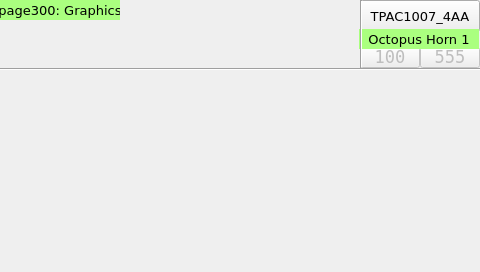
<?xml version="1.0" encoding="UTF-8"?>
<ui version="4.0">
 <class>page300</class>
 <widget class="QWidget" name="page300">
  <property name="geometry">
   <rect>
    <x>0</x>
    <y>0</y>
    <width>480</width>
    <height>272</height>
   </rect>
  </property>
  <property name="minimumSize">
   <size>
    <width>480</width>
    <height>272</height>
   </size>
  </property>
  <property name="maximumSize">
   <size>
    <width>480</width>
    <height>272</height>
   </size>
  </property>
  <property name="windowTitle">
   <string>page300</string>
  </property>
  <property name="styleSheet">
   <string notr="true">QWidget#page300
{
}</string>
  </property>
  <widget class="ATCMbutton" name="atcmButton_5">
   <property name="geometry">
    <rect>
     <x>360</x>
     <y>0</y>
     <width>120</width>
     <height>32</height>
    </rect>
   </property>
   <property name="font">
    <font>
     <family>DejaVu Sans</family>
     <pointsize>10</pointsize>
     <weight>50</weight>
     <bold>false</bold>
    </font>
   </property>
   <property name="toolTip">
    <string/>
   </property>
   <property name="whatsThis">
    <string>ATCMbutton widget</string>
   </property>
   <property name="pageName">
    <string>menu</string>
   </property>
   <property name="statusvar">
    <string/>
   </property>
   <property name="viewStatus">
    <bool>false</bool>
   </property>
   <property name="refresh">
    <number>200</number>
   </property>
   <property name="visibilityVar">
    <string/>
   </property>
   <property name="bgColor">
    <color>
     <red>85</red>
     <green>255</green>
     <blue>255</blue>
    </color>
   </property>
   <property name="borderColor">
    <color>
     <red>220</red>
     <green>220</green>
     <blue>220</blue>
    </color>
   </property>
   <property name="text">
    <string>TPAC1007_4AA</string>
   </property>
   <property name="pressText">
    <string>TPAC1007_4AA</string>
   </property>
   <property name="borderWidth">
    <number>2</number>
   </property>
   <property name="borderRadius">
    <number>0</number>
   </property>
   <property name="apparence">
    <enum>QFrame::Raised</enum>
   </property>
  </widget>
  <widget class="Line" name="line">
   <property name="geometry">
    <rect>
     <x>0</x>
     <y>68</y>
     <width>481</width>
     <height>3</height>
    </rect>
   </property>
   <property name="orientation">
    <enum>Qt::Horizontal</enum>
   </property>
  </widget>
  <widget class="ATCMlabel" name="atcmLabel_6">
   <property name="enabled">
    <bool>false</bool>
   </property>
   <property name="geometry">
    <rect>
     <x>360</x>
     <y>47</y>
     <width>60</width>
     <height>21</height>
    </rect>
   </property>
   <property name="font">
    <font>
     <family>DejaVu Sans Mono</family>
     <pointsize>13</pointsize>
     <weight>50</weight>
     <bold>false</bold>
    </font>
   </property>
   <property name="text">
    <string>100</string>
   </property>
   <property name="toolTip">
    <string>PLC_FWrevision</string>
   </property>
   <property name="whatsThis">
    <string>ATCMlabel widget</string>
   </property>
   <property name="variable">
    <string>PLC_FWrevision</string>
   </property>
   <property name="refresh">
    <number>200</number>
   </property>
   <property name="max">
    <string>0</string>
   </property>
   <property name="min">
    <string>0</string>
   </property>
   <property name="viewStatus">
    <bool>false</bool>
   </property>
   <property name="visibilityVar">
    <string/>
   </property>
   <property name="bgColor">
    <color>
     <red>255</red>
     <green>255</green>
     <blue>127</blue>
    </color>
   </property>
   <property name="fontColor">
    <color>
     <red>0</red>
     <green>0</green>
     <blue>0</blue>
    </color>
   </property>
   <property name="borderWidth">
    <number>0</number>
   </property>
   <property name="borderRadius">
    <number>0</number>
   </property>
  </widget>
  <widget class="ATCMlabel" name="atcmLabel_7">
   <property name="enabled">
    <bool>false</bool>
   </property>
   <property name="geometry">
    <rect>
     <x>420</x>
     <y>47</y>
     <width>60</width>
     <height>21</height>
    </rect>
   </property>
   <property name="font">
    <font>
     <family>DejaVu Sans Mono</family>
     <pointsize>13</pointsize>
    </font>
   </property>
   <property name="text">
    <string>555</string>
   </property>
   <property name="toolTip">
    <string>PLC_HWconfig</string>
   </property>
   <property name="whatsThis">
    <string>ATCMlabel widget</string>
   </property>
   <property name="variable">
    <string>PLC_HWconfig</string>
   </property>
   <property name="refresh">
    <number>200</number>
   </property>
   <property name="max">
    <string>0</string>
   </property>
   <property name="min">
    <string>0</string>
   </property>
   <property name="viewStatus">
    <bool>false</bool>
   </property>
   <property name="visibilityVar">
    <string/>
   </property>
   <property name="bgColor">
    <color>
     <red>255</red>
     <green>255</green>
     <blue>127</blue>
    </color>
   </property>
   <property name="fontColor">
    <color>
     <red>0</red>
     <green>0</green>
     <blue>0</blue>
    </color>
   </property>
   <property name="borderWidth">
    <number>0</number>
   </property>
   <property name="borderRadius">
    <number>0</number>
   </property>
   <property name="format">
    <enum>ATCMlabel::Hex</enum>
   </property>
  </widget>
  <widget class="QLabel" name="label_18">
   <property name="geometry">
    <rect>
     <x>359</x>
     <y>29</y>
     <width>120</width>
     <height>20</height>
    </rect>
   </property>
   <property name="font">
    <font>
     <family>DejaVu Sans</family>
     <pointsize>10</pointsize>
    </font>
   </property>
   <property name="styleSheet">
    <string notr="true">background-color: rgb(170, 255, 127);</string>
   </property>
   <property name="text">
    <string>Octopus Horn 1</string>
   </property>
   <property name="alignment">
    <set>Qt::AlignCenter</set>
   </property>
  </widget>
  <widget class="Line" name="line_11">
   <property name="geometry">
    <rect>
     <x>360</x>
     <y>0</y>
     <width>3</width>
     <height>68</height>
    </rect>
   </property>
   <property name="orientation">
    <enum>Qt::Vertical</enum>
   </property>
  </widget>
  <widget class="QLabel" name="label_19">
   <property name="geometry">
    <rect>
     <x>0</x>
     <y>0</y>
     <width>120</width>
     <height>20</height>
    </rect>
   </property>
   <property name="font">
    <font>
     <family>DejaVu Sans</family>
     <pointsize>10</pointsize>
    </font>
   </property>
   <property name="styleSheet">
    <string notr="true">background-color: rgb(170, 255, 127);</string>
   </property>
   <property name="text">
    <string>page300: Graphics</string>
   </property>
   <property name="alignment">
    <set>Qt::AlignCenter</set>
   </property>
  </widget>
 </widget>
 <customwidgets>
  <customwidget>
   <class>ATCMbutton</class>
   <extends>QPushButton</extends>
   <header>atcmplugin.h</header>
  </customwidget>
  <customwidget>
   <class>ATCMlabel</class>
   <extends>QPushButton</extends>
   <header>atcmplugin.h</header>
  </customwidget>
 </customwidgets>
 <resources/>
 <connections>
  <connection>
   <sender>atcmButton_5</sender>
   <signal>newPage(const char*,bool)</signal>
   <receiver>page300</receiver>
   <slot>goto_page(const char*,bool)</slot>
   <hints>
    <hint type="sourcelabel">
     <x>20</x>
     <y>20</y>
    </hint>
    <hint type="destinationlabel">
     <x>20</x>
     <y>20</y>
    </hint>
   </hints>
  </connection>
 </connections>
 <slots>
  <slot>goto_page(const char*,bool)</slot>
 </slots>
</ui>
